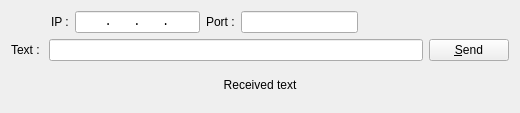
<?xml version="1.0" encoding="UTF-8"?>
<ui version="4.0">
 <class>udpBasic</class>
 <widget class="QWidget" name="udpBasic">
  <property name="geometry">
   <rect>
    <x>0</x>
    <y>0</y>
    <width>520</width>
    <height>113</height>
   </rect>
  </property>
  <property name="windowTitle">
   <string>Form</string>
  </property>
  <layout class="QVBoxLayout" name="verticalLayout">
   <item>
    <layout class="QHBoxLayout" name="horizontalLayout_4">
     <item>
      <layout class="QHBoxLayout" name="horizontalLayout_2">
       <item>
        <spacer name="horizontalSpacer_2">
         <property name="orientation">
          <enum>Qt::Horizontal</enum>
         </property>
         <property name="sizeHint" stdset="0">
          <size>
           <width>40</width>
           <height>20</height>
          </size>
         </property>
        </spacer>
       </item>
       <item>
        <widget class="QLabel" name="label_2">
         <property name="text">
          <string>IP :</string>
         </property>
        </widget>
       </item>
       <item>
        <widget class="QLineEdit" name="lineEditIP">
         <property name="font">
          <font>
           <family>Monospace</family>
          </font>
         </property>
         <property name="inputMask">
          <string>000.000.000.000; </string>
         </property>
         <property name="alignment">
          <set>Qt::AlignCenter</set>
         </property>
        </widget>
       </item>
      </layout>
     </item>
     <item>
      <layout class="QHBoxLayout" name="horizontalLayout_3">
       <item>
        <widget class="QLabel" name="label_3">
         <property name="text">
          <string>Port :</string>
         </property>
        </widget>
       </item>
       <item>
        <widget class="QLineEdit" name="lineEditPort">
         <property name="alignment">
          <set>Qt::AlignCenter</set>
         </property>
        </widget>
       </item>
      </layout>
     </item>
     <item>
      <spacer name="horizontalSpacer">
       <property name="orientation">
        <enum>Qt::Horizontal</enum>
       </property>
       <property name="sizeHint" stdset="0">
        <size>
         <width>40</width>
         <height>20</height>
        </size>
       </property>
      </spacer>
     </item>
    </layout>
   </item>
   <item>
    <layout class="QHBoxLayout" name="horizontalLayout">
     <item>
      <widget class="QLabel" name="label">
       <property name="text">
        <string>Text : </string>
       </property>
      </widget>
     </item>
     <item>
      <widget class="QLineEdit" name="lineEdit"/>
     </item>
     <item>
      <widget class="QPushButton" name="btSend">
       <property name="text">
        <string>&amp;Send</string>
       </property>
      </widget>
     </item>
    </layout>
   </item>
   <item>
    <widget class="QLabel" name="lbRcvTxt">
     <property name="text">
      <string>Received text</string>
     </property>
     <property name="alignment">
      <set>Qt::AlignCenter</set>
     </property>
    </widget>
   </item>
  </layout>
 </widget>
 <resources/>
 <connections/>
</ui>
